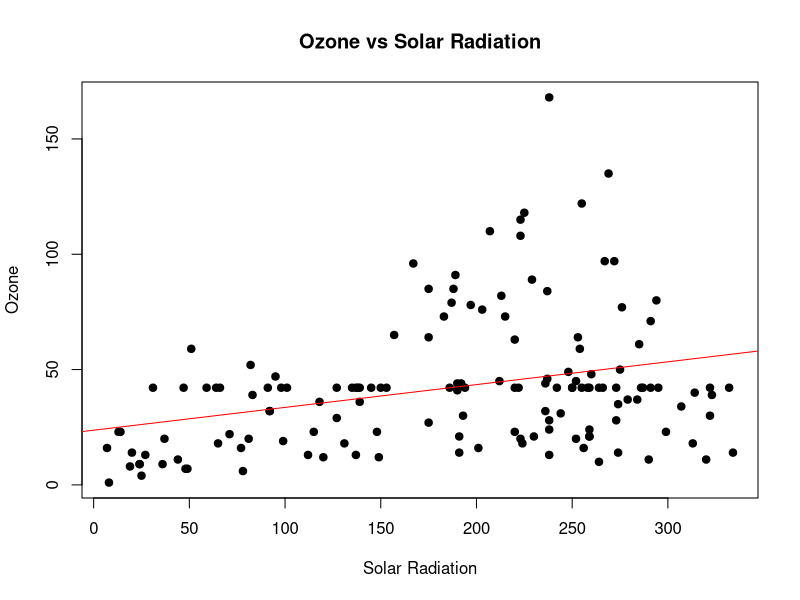

The R source for this figure:
na_count <- colSums(is.na(airquality))
print(na_count)
for (col in names(airquality)) {
  if (sum(is.na(airquality[[col]])) / nrow(airquality) < 0.1) {
    airquality <- na.omit(airquality)
  } else {
    airquality[[col]][is.na(airquality[[col]])] <- mean(airquality[[col]], na.rm = TRUE)
  }
}
model <- lm(Ozone ~ Solar.R, data = airquality)
print(summary(model))
plot(airquality$Solar.R, airquality$Ozone, main="Ozone vs Solar Radiation", xlab="Solar Radiation", ylab="Ozone", pch=19)
abline(model, col="red")
